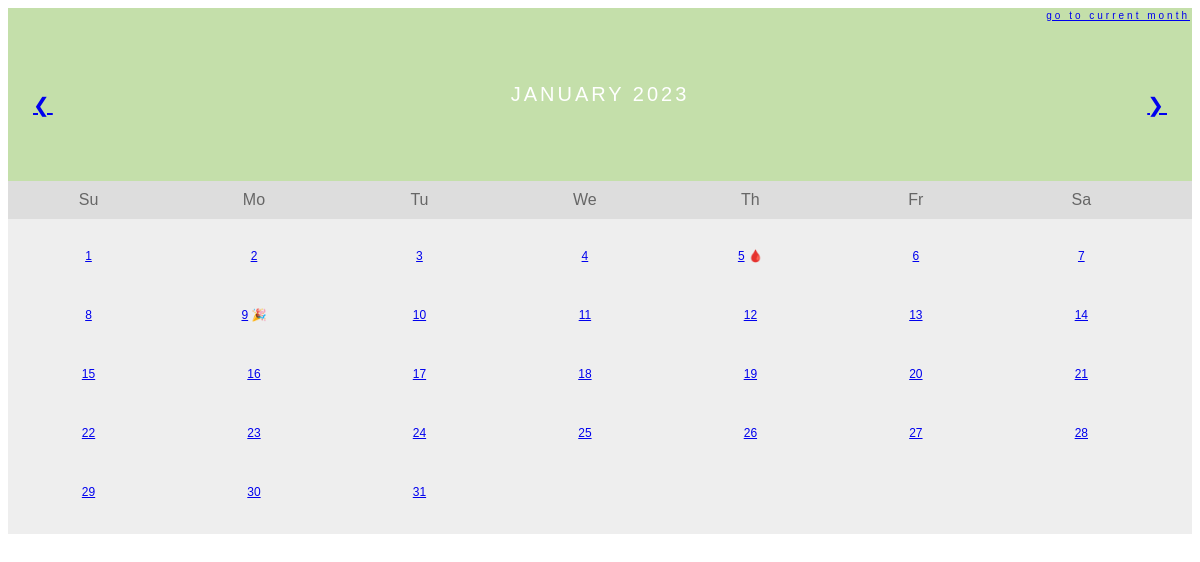
/calendar?month=January&year=2023, run on an earlier commit of the app's database.
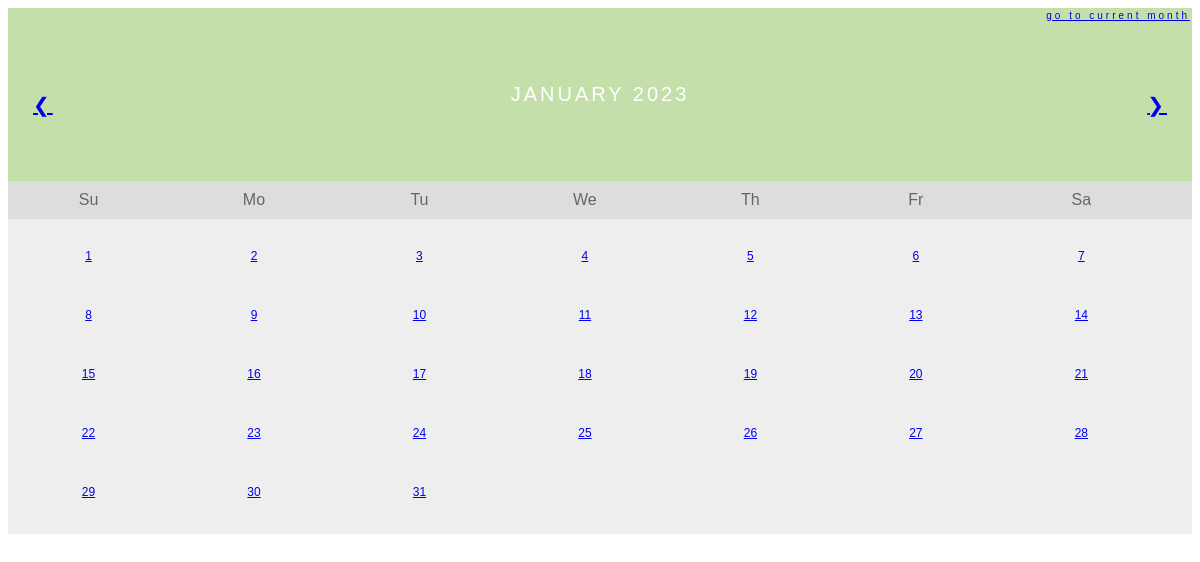
And on a later commit of the database.
### tables this page shows
CREATE TABLE table_13_January_2023 (id Integer, date String, period_started String, period_ended String, cramps String, headache String, fatigue String, acne String);

### main.py (the view)
@app.route("/calendar")
def calendar():
    month_name = request.args.get("month")
    month_number = tv.list_of_months.index(month_name) + 1
    month_number_string = str(month_number).rjust(2, "0")
    year = request.args.get("year")
    month_and_year_name = f"{month_name} {year}"
    month_year_and_number = [year, month_number_string]
    table_years_and_months_index = updated_table_years_and_months.index(
        month_year_and_number
    )
    table_number = str((table_years_and_months_index) + 1).rjust(2, "0")
    month_days = get_table_from_database(
        tablename=f"table_{table_number}_{month_name}_{year}"
    )
    first_of_month_weekday = tv.get_1st_day_in_month_weekday(
        year=int(year), month=month_number
    )
    try:
        next_year_and_month_from_list = updated_table_years_and_months[
            table_years_and_months_index + 1
        ]
        next_month = tv.list_of_months[int(next_year_and_month_from_list[1]) - 1]
        next_month_year = next_year_and_month_from_list[0]
    except IndexError:
        next_month = None
        next_month_year = None
    if table_years_and_months_index - 1 >= 0:
        previous_year_and_month_from_list = updated_table_years_and_months[
            table_years_and_months_index - 1
        ]
        previous_month = tv.list_of_months[
            int(previous_year_and_month_from_list[1]) - 1
        ]
        previous_month_year = previous_year_and_month_from_list[0]
    else:
        previous_month = None
        previous_month_year = None
    try:
        predicted_days_of_period = predicted_period_days
    except NameError:
        predicted_days_of_period = None
    return render_template(
        "calendar.html",
        predicted_period_days=predicted_days_of_period,
        days=month_days,
        weekday=first_of_month_weekday,
        month_and_year=month_and_year_name,
        year=year,
        current_month=tv.current_month_name,
        current_month_year=tv.current_year,
        month=month_name,
        next_month=next_month,
        next_month_year=next_month_year,
        previous_month=previous_month,
        previous_month_year=previous_month_year,
    )

### core/time_variables.py (called while the page is built)
def get_1st_day_in_month_weekday(year, month):
    first_of_month_weekday = weekday(year=year, month=month, day=1)
    return first_of_month_weekday

### database/database.py (called while the page is built)
def get_table_from_database(tablename):
    conn = get_db_connection()
    month_days = conn.execute(f"SELECT * FROM {tablename}").fetchall()
    conn.close()
    return month_days

### database/initialize_database.py (called while the page is built)
def get_db_connection():
    conn = sqlite3.connect("period_tracking_app.db")
    conn.row_factory = sqlite3.Row
    return conn

### templates/calendar.html (shortened to what this page needs)
<!DOCTYPE html>
<html lang="en">
<head>
</head>
<body>
    <div class="month">
        <ul>
            <li class="current_month_cal">
              <a href="{{url_for('calendar', month=current_month, year=current_month_year)}}"> Go To Current Month </a>
            </li>
            {% if previous_month != None %}
              <li class="prev">
                  <a href="{{url_for('calendar', month=previous_month, year=previous_month_year)}}"> &#10094 </a>
              </li>
            {% endif %}
            {% if next_month != None %}
              <li class="next" >
                  <a href="{{url_for('calendar', month=next_month, year=next_month_year)}}"> &#10095 </a>
              </li>
            {% endif %}
            <li>
                {{ month_and_year }}
            </li>
        </ul>
      </div>
    <ul class="weekdays">
        <li>Su</li>
        <li>Mo</li>
        <li>Tu</li>
        <li>We</li>
        <li>Th</li>
        <li>Fr</li>
        <li>Sa</li>
    </ul>
    <ul class="days">
        {% for day in days: %}
        <li>
            <a href="{{ url_for('day_details', month=month, date=day['id'], year=year) }}">{{ day["id"] }}</a>
            {% if day['period_started'] == 'Yes': %}
              <a>🩸</a>
            {% endif %}
            {% if day['period_ended'] == 'Yes': %}
              <a>🎉</a>
            {% endif %}
        </li>
        {% endfor %}
    </ul>
</body>
</html>

What changed in the data, as far as the page shows it:
changed table_13_January_2023 (number 5 of 31 on the later page): no longer shows "🩸"
changed table_13_January_2023 (number 9 of 31 on the later page): no longer shows "🎉"
